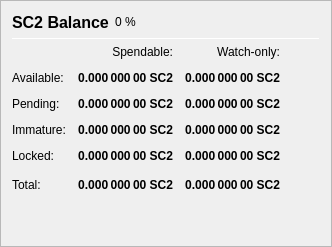
                   <widget class="QFrame" name="frame_Balances">
                    <property name="frameShape">
                     <enum>QFrame::StyledPanel</enum>
                    </property>
                    <property name="frameShadow">
                     <enum>QFrame::Raised</enum>
                    </property>
                    <layout class="QVBoxLayout" name="verticalLayout_4">
                     <item>
                      <layout class="QHBoxLayout" name="horizontalLayout_4">
                       <item>
                        <widget class="QLabel" name="label_5">
                         <property name="minimumSize">
                          <size>
                           <width>0</width>
                           <height>20</height>
                          </size>
                         </property>
                         <property name="font">
                          <font>
                           <pointsize>12</pointsize>
                           <weight>75</weight>
                           <bold>true</bold>
                          </font>
                         </property>
                         <property name="text">
                          <string>SC2 Balance</string>
                         </property>
                        </widget>
                       </item>
                       <item>
                        <widget class="QLabel" name="labelSC2Percent">
                         <property name="text">
                          <string notr="true">0 %</string>
                         </property>
                        </widget>
                       </item>
                       <item>
                        <spacer name="horizontalSpacer_3">
                         <property name="orientation">
                          <enum>Qt::Horizontal</enum>
                         </property>
                         <property name="sizeHint" stdset="0">
                          <size>
                           <width>40</width>
                           <height>20</height>
                          </size>
                         </property>
                        </spacer>
                       </item>
                      </layout>
                     </item>
                     <item>
                      <widget class="Line" name="line_Balance">
                       <property name="minimumSize">
                        <size>
                         <width>0</width>
                         <height>1</height>
                        </size>
                       </property>
                       <property name="maximumSize">
                        <size>
                         <width>16777215</width>
                         <height>1</height>
                        </size>
                       </property>
                       <property name="orientation">
                        <enum>Qt::Horizontal</enum>
                       </property>
                      </widget>
                     </item>
                     <item>
                      <layout class="QGridLayout" name="gridLayout">
                       <property name="spacing">
                        <number>12</number>
                       </property>
                       <item row="0" column="1">
                        <widget class="QLabel" name="labelSpendable">
                         <property name="text">
                          <string>Spendable:</string>
                         </property>
                         <property name="alignment">
                          <set>Qt::AlignRight|Qt::AlignTrailing|Qt::AlignVCenter</set>
                         </property>
                        </widget>
                       </item>
                       <item row="0" column="2">
                        <widget class="QLabel" name="labelWatchonly">
                         <property name="text">
                          <string>Watch-only:</string>
                         </property>
                         <property name="alignment">
                          <set>Qt::AlignRight|Qt::AlignTrailing|Qt::AlignVCenter</set>
                         </property>
                        </widget>
                       </item>
                       <item row="1" column="0">
                        <widget class="QLabel" name="labelBalanceText">
                         <property name="text">
                          <string>Available:</string>
                         </property>
                        </widget>
                       </item>
                       <item row="1" column="1">
                        <widget class="QLabel" name="labelBalance">
                         <property name="font">
                          <font>
                           <weight>75</weight>
                           <bold>true</bold>
                          </font>
                         </property>
                         <property name="cursor">
                          <cursorShape>IBeamCursor</cursorShape>
                         </property>
                         <property name="toolTip">
                          <string>Your current spendable balance</string>
                         </property>
                         <property name="text">
                          <string notr="true">0.000 000 00 SC2</string>
                         </property>
                         <property name="alignment">
                          <set>Qt::AlignRight|Qt::AlignTrailing|Qt::AlignVCenter</set>
                         </property>
                         <property name="textInteractionFlags">
                          <set>Qt::LinksAccessibleByMouse|Qt::TextSelectableByKeyboard|Qt::TextSelectableByMouse</set>
                         </property>
                        </widget>
                       </item>
                       <item row="1" column="2">
                        <widget class="QLabel" name="labelWatchAvailable">
                         <property name="font">
                          <font>
                           <weight>75</weight>
                           <bold>true</bold>
                          </font>
                         </property>
                         <property name="cursor">
                          <cursorShape>IBeamCursor</cursorShape>
                         </property>
                         <property name="toolTip">
                          <string>Your current balance in watch-only addresses</string>
                         </property>
                         <property name="text">
                          <string notr="true">0.000 000 00 SC2</string>
                         </property>
                         <property name="alignment">
                          <set>Qt::AlignRight|Qt::AlignTrailing|Qt::AlignVCenter</set>
                         </property>
                         <property name="textInteractionFlags">
                          <set>Qt::LinksAccessibleByMouse|Qt::TextSelectableByKeyboard|Qt::TextSelectableByMouse</set>
                         </property>
                        </widget>
                       </item>
                       <item row="2" column="0">
                        <widget class="QLabel" name="labelPendingText">
                         <property name="text">
                          <string>Pending:</string>
                         </property>
                        </widget>
                       </item>
                       <item row="2" column="1">
                        <widget class="QLabel" name="labelUnconfirmed">
                         <property name="font">
                          <font>
                           <weight>75</weight>
                           <bold>true</bold>
                          </font>
                         </property>
                         <property name="cursor">
                          <cursorShape>IBeamCursor</cursorShape>
                         </property>
                         <property name="toolTip">
                          <string>Total of transactions that have yet to be confirmed, and do not yet count toward the spendable balance</string>
                         </property>
                         <property name="text">
                          <string notr="true">0.000 000 00 SC2</string>
                         </property>
                         <property name="alignment">
                          <set>Qt::AlignRight|Qt::AlignTrailing|Qt::AlignVCenter</set>
                         </property>
                         <property name="textInteractionFlags">
                          <set>Qt::LinksAccessibleByMouse|Qt::TextSelectableByKeyboard|Qt::TextSelectableByMouse</set>
                         </property>
                        </widget>
                       </item>
                       <item row="2" column="2">
                        <widget class="QLabel" name="labelWatchPending">
                         <property name="font">
                          <font>
                           <weight>75</weight>
                           <bold>true</bold>
                          </font>
                         </property>
                         <property name="cursor">
                          <cursorShape>IBeamCursor</cursorShape>
                         </property>
                         <property name="toolTip">
                          <string>Unconfirmed transactions to watch-only addresses</string>
                         </property>
                         <property name="text">
                          <string notr="true">0.000 000 00 SC2</string>
                         </property>
                         <property name="alignment">
                          <set>Qt::AlignRight|Qt::AlignTrailing|Qt::AlignVCenter</set>
                         </property>
                         <property name="textInteractionFlags">
                          <set>Qt::LinksAccessibleByMouse|Qt::TextSelectableByKeyboard|Qt::TextSelectableByMouse</set>
                         </property>
                        </widget>
                       </item>
                       <item row="3" column="0">
                        <widget class="QLabel" name="labelImmatureText">
                         <property name="text">
                          <string>Immature:</string>
                         </property>
                        </widget>
                       </item>
                       <item row="3" column="1">
                        <widget class="QLabel" name="labelImmature">
                         <property name="font">
                          <font>
                           <weight>75</weight>
                           <bold>true</bold>
                          </font>
                         </property>
                         <property name="cursor">
                          <cursorShape>IBeamCursor</cursorShape>
                         </property>
                         <property name="toolTip">
                          <string>Staked or masternode rewards that has not yet matured</string>
                         </property>
                         <property name="text">
                          <string notr="true">0.000 000 00 SC2</string>
                         </property>
                         <property name="alignment">
                          <set>Qt::AlignRight|Qt::AlignTrailing|Qt::AlignVCenter</set>
                         </property>
                         <property name="textInteractionFlags">
                          <set>Qt::LinksAccessibleByMouse|Qt::TextSelectableByKeyboard|Qt::TextSelectableByMouse</set>
                         </property>
                        </widget>
                       </item>
                       <item row="3" column="2">
                        <widget class="QLabel" name="labelWatchImmature">
                         <property name="font">
                          <font>
                           <weight>75</weight>
                           <bold>true</bold>
                          </font>
                         </property>
                         <property name="cursor">
                          <cursorShape>IBeamCursor</cursorShape>
                         </property>
                         <property name="toolTip">
                          <string>Staked or masternode rewards in watch-only addresses that has not yet matured</string>
                         </property>
                         <property name="text">
                          <string notr="true">0.000 000 00 SC2</string>
                         </property>
                         <property name="alignment">
                          <set>Qt::AlignRight|Qt::AlignTrailing|Qt::AlignVCenter</set>
                         </property>
                         <property name="textInteractionFlags">
                          <set>Qt::LinksAccessibleByMouse|Qt::TextSelectableByKeyboard|Qt::TextSelectableByMouse</set>
                         </property>
                        </widget>
                       </item>
                       <item row="4" column="0">
                        <widget class="QLabel" name="labelLockedBalanceText">
                         <property name="toolTip">
                          <string>Locked SC2 or Masternode collaterals. These are excluded from zSC2 minting.</string>
                         </property>
                         <property name="text">
                          <string>Locked:</string>
                         </property>
                        </widget>
                       </item>
                       <item row="4" column="1">
                        <widget class="QLabel" name="labelLockedBalance">
                         <property name="font">
                          <font>
                           <weight>75</weight>
                           <bold>true</bold>
                          </font>
                         </property>
                         <property name="cursor">
                          <cursorShape>IBeamCursor</cursorShape>
                         </property>
                         <property name="toolTip">
                          <string>Locked SC2 or Masternode collaterals. These are excluded from zSC2 minting.</string>
                         </property>
                         <property name="text">
                          <string notr="true">0.000 000 00 SC2</string>
                         </property>
                         <property name="alignment">
                          <set>Qt::AlignRight|Qt::AlignTrailing|Qt::AlignVCenter</set>
                         </property>
                         <property name="textInteractionFlags">
                          <set>Qt::LinksAccessibleByMouse|Qt::TextSelectableByKeyboard|Qt::TextSelectableByMouse</set>
                         </property>
                        </widget>
                       </item>
                       <item row="4" column="2">
                        <widget class="QLabel" name="labelWatchLocked">
                         <property name="font">
                          <font>
                           <weight>75</weight>
                           <bold>true</bold>
                          </font>
                         </property>
                         <property name="cursor">
                          <cursorShape>IBeamCursor</cursorShape>
                         </property>
                         <property name="toolTip">
                          <string>Current locked balance in watch-only addresses</string>
                         </property>
                         <property name="text">
                          <string notr="true">0.000 000 00 SC2</string>
                         </property>
                         <property name="alignment">
                          <set>Qt::AlignRight|Qt::AlignTrailing|Qt::AlignVCenter</set>
                         </property>
                         <property name="textInteractionFlags">
                          <set>Qt::LinksAccessibleByMouse|Qt::TextSelectableByKeyboard|Qt::TextSelectableByMouse</set>
                         </property>
                        </widget>
                       </item>
                       <item row="5" column="0">
                        <widget class="QLabel" name="labelTotalText">
                         <property name="toolTip">
                          <string>Your current SecureCloud2 balance, unconfirmed and immature transactions included</string>
                         </property>
                         <property name="text">
                          <string>Total:</string>
                         </property>
                        </widget>
                       </item>
                       <item row="5" column="1">
                        <widget class="QLabel" name="labelTotal">
                         <property name="font">
                          <font>
                           <weight>75</weight>
                           <bold>true</bold>
                          </font>
                         </property>
                         <property name="cursor">
                          <cursorShape>IBeamCursor</cursorShape>
                         </property>
                         <property name="toolTip">
                          <string>Your current SecureCloud2 balance, unconfirmed and immature transactions included</string>
                         </property>
                         <property name="text">
                          <string notr="true">0.000 000 00 SC2</string>
                         </property>
                         <property name="alignment">
                          <set>Qt::AlignRight|Qt::AlignTrailing|Qt::AlignVCenter</set>
                         </property>
                         <property name="textInteractionFlags">
                          <set>Qt::LinksAccessibleByMouse|Qt::TextSelectableByKeyboard|Qt::TextSelectableByMouse</set>
                         </property>
                        </widget>
                       </item>
                       <item row="5" column="2">
                        <widget class="QLabel" name="labelWatchTotal">
                         <property name="font">
                          <font>
                           <weight>75</weight>
                           <bold>true</bold>
                          </font>
                         </property>
                         <property name="cursor">
                          <cursorShape>IBeamCursor</cursorShape>
                         </property>
                         <property name="toolTip">
                          <string>Current total balance in watch-only addresses</string>
                         </property>
                         <property name="text">
                          <string notr="true">0.000 000 00 SC2</string>
                         </property>
                         <property name="alignment">
                          <set>Qt::AlignRight|Qt::AlignTrailing|Qt::AlignVCenter</set>
                         </property>
                         <property name="textInteractionFlags">
                          <set>Qt::LinksAccessibleByMouse|Qt::TextSelectableByKeyboard|Qt::TextSelectableByMouse</set>
                         </property>
                        </widget>
                       </item>
                       <item row="5" column="3">
                        <spacer name="horizontalSpacer_9">
                         <property name="orientation">
                          <enum>Qt::Horizontal</enum>
                         </property>
                         <property name="sizeHint" stdset="0">
                          <size>
                           <width>40</width>
                           <height>20</height>
                          </size>
                         </property>
                        </spacer>
                       </item>
                      </layout>
                     </item>
                     <item>
                      <spacer name="verticalSpacer_3">
                       <property name="orientation">
                        <enum>Qt::Vertical</enum>
                       </property>
                       <property name="sizeHint" stdset="0">
                        <size>
                         <width>20</width>
                         <height>40</height>
                        </size>
                       </property>
                      </spacer>
                     </item>
                    </layout>
                   </widget>
